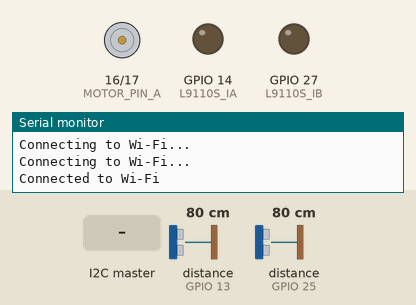
This sketch was run on a simulated ESP32. Parts: motor-driver pin pairs drawn as motors (green arrow = first pin HIGH = forward, orange = second pin HIGH = backward, longer = more drive), output pins drawn as LEDs (lit = HIGH), the last lines printed to the serial monitor. The test bench sets the inputs (shaded band); at power-on: distance to the obstacle (sensors on GPIO 13, GPIO 25) 80 cm. The echo pulse lasts 58.3 µs per cm; WiFi joins after 1.5 s; servers stay silent unless stated; uploads are accepted with an empty reply; pins used as bus, display or sensor lines are not drawn.

Above: at 3.2 s.
3.3 s: the I2C master sends the byte 1
At 4.0 s:
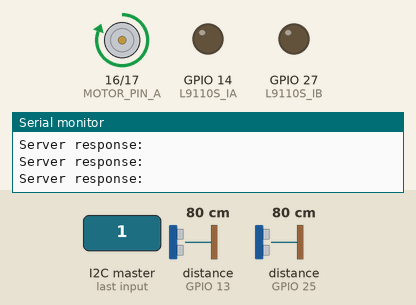
5.0 s: distance to the obstacle (sensor on GPIO 13) set to 18 cm
6.5 s: distance to the obstacle (sensor on GPIO 13) set to 15 cm
At 7.4 s:
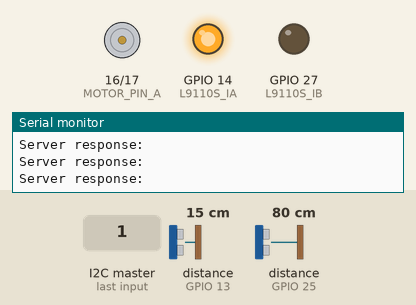
Timing chart, 0 to 13.4 s (numbered marks = the images above; inputs shaded):
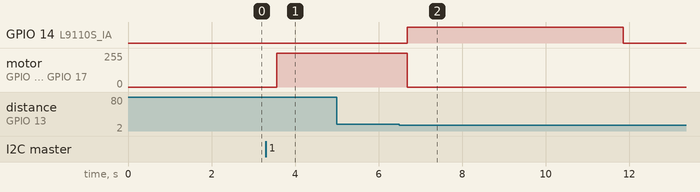

The sketch:

ProjectEspSlaveDBWaterpump1.ino
```cpp
#include <Wire.h>       //ESP 통신
#include <Arduino.h>    //아두이노 코드
#include <WiFi.h>       //Wifi 통신
#include <HTTPClient.h> //HTTP

#define MOTOR_PIN_A 16 //컨베이어벨트 motor
#define MOTOR_PIN_B 17 //컨베이어벨트 motor
#define I2C_ADDRESS 0x08
#define TRIGGER_PIN_1 12 //초음파 송신
#define ECHO_PIN_1 13    //초음파 수신
#define TRIGGER_PIN_2 26 //초음파 송신
#define ECHO_PIN_2 25    //초음파 수신
#define DELAY_STOP_MOTOR 10000 //motor 정지 dela설정
#define DELAY_WATER_PUMP 5000
#define DISTANCE_THRESHOLD 16.5 //초음파센서 감지거리
#define L9110S_IA 14 // waterpump; 바뀐 부분: L9110S IA 핀 번호
#define L9110S_IB 27 // waterpump; 바뀐 부분: L9110S IB 핀 번호

byte uid[4];
bool rfidDetected = false;
unsigned long rfidDetectedTime = 0;
unsigned long stopTime = 0;
bool motorStopped = false;
bool secondSensorReached = false;
bool waterPumpActivated = false;
unsigned long waterPumpActivatedTime = 0;

const char* SSID = "박지균의 iPhone"; //핫스팟 Wifi ID
const char* PASSWORD = "qwertyuiop"; //핫스팟 Wifi PW

void setup() {
  pinMode(MOTOR_PIN_A, OUTPUT);
  pinMode(MOTOR_PIN_B, OUTPUT);
  pinMode(TRIGGER_PIN_1, OUTPUT);
  pinMode(ECHO_PIN_1, INPUT);
  pinMode(TRIGGER_PIN_2, OUTPUT);
  pinMode(ECHO_PIN_2, INPUT);
  pinMode(L9110S_IA, OUTPUT); // 바뀐 부분: L9110S IA 핀 설정
  pinMode(L9110S_IB, OUTPUT); // 바뀐 부분: L9110S IB 핀 설정
  Wire.begin(I2C_ADDRESS);
  Wire.onReceive(receiveEvent);
  Serial.begin(115200); //Serial 통신 115200;
  connectToWifi();
}

void loop() {
  if (rfidDetected) {
    sendDataToDatabase(uid);
    float distance1 = getDistance(TRIGGER_PIN_1, ECHO_PIN_1);
    float distance2 = getDistance(TRIGGER_PIN_2, ECHO_PIN_2);

    if (!motorStopped && !secondSensorReached && distance1 <= DISTANCE_THRESHOLD) {
      // 첫 번째 센서에 물체가 가까이 있으면 10초 동안 컨베이어벨트 모터를 멈춤
      stopMotor();
      motorStopped = true;
      stopTime = millis(); //현재 시각을 1000분의 1초 단위로 선언

      // 워터 펌프 모터 작동 (conveyor belt 처럼 핀값을 반대로 설정해야 작동됨.)
      if (!waterPumpActivated) {
          digitalWrite(L9110S_IA, HIGH); // 바뀐 부분: L9110S IA 핀에 HIGH 전송
          digitalWrite(L9110S_IB, LOW); // 바뀐 부분: L9110S IB 핀에 LOW 전송
          waterPumpActivated = true;
          waterPumpActivatedTime = millis();
      }
    } else if (motorStopped && !secondSensorReached && !secondSensorReached) {
      if (millis() - stopTime >= DELAY_STOP_MOTOR){ //현재시각에서 감지했을때 시각까지 10초동안 정지 (DELAY_STOP_MOTOR 참고)
        runMotor(); //작동개시
        motorStopped = false;
      }
      else{
        stopMotor();
      }

      if (waterPumpActivated && millis() - waterPumpActivatedTime >= DELAY_WATER_PUMP) {
        digitalWrite(L9110S_IA, LOW); // 바뀐 부분: L9110S IA 핀에 LOW 전송
        digitalWrite(L9110S_IB, LOW); // 바뀐 부분: L9110S IB 핀에 LOW 전송
        waterPumpActivated = false;
      }
    } else if (!secondSensorReached && distance2 <= 13) { //DISTANCE_THRESHOLD
      // 두 번째 센서에 물체가 가까이 있으면 모터를 멈춤
      stopMotor();
      secondSensorReached = true;
    } else if (!secondSensorReached) {
      // 모터 실행
      runMotor();
      motorStopped = false;
    }
  }
}

void runMotor() {
  // 컨베이어벨트 servo모터 방향설정: A핀과 B핀의 값을 반대로 설정함.
  digitalWrite(MOTOR_PIN_A, HIGH);
  digitalWrite(MOTOR_PIN_B, LOW);
}

void stopMotor() {
  digitalWrite(MOTOR_PIN_A, LOW);
  digitalWrite(MOTOR_PIN_B, LOW);
}

float getDistance(int triggerPin, int echoPin) {
  digitalWrite(triggerPin, LOW);
  delayMicroseconds(2); // delay를 줘야 작동하는데(오류발생 최소화) delay를 최소로 주기 위해 선언
  digitalWrite(triggerPin, HIGH);
  delayMicroseconds(2);
  digitalWrite(triggerPin, LOW);
  float duration = pulseIn(echoPin, HIGH);
  float distance = (duration * 0.0344) / 2; //음속 거리계산
  return distance;
}

// numBytes : RFID 아두이노 고유번호
void receiveEvent(int numBytes) {
  for (int i = 0; i < numBytes; i++) {
    uid[i] = Wire.read();
  }
  rfidDetected = true;
  secondSensorReached = false;
}


//Wifi 연결 확인
void connectToWifi() {
  WiFi.begin(SSID, PASSWORD);
  while (WiFi.status() != WL_CONNECTED) {
    delay(1000);
    Serial.println("Connecting to Wi-Fi...");
  }
  Serial.println("Connected to Wi-Fi");
}


//sizeof ?
//HTTPClient ?
void sendDataToDatabase(byte* uid) {
  char uidHex[9];
  snprintf(uidHex, sizeof(uidHex), "%02X%02X%02X%02X", uid[0], uid[1], uid[2], uid[3]);
  HTTPClient http;
  http.begin("http://172.31.98.241:5080/rfid-data");
  http.addHeader("Content-Type", "application/x-www-form-urlencoded");
  String requestData = String("uid=") + uidHex;
  int responseCode = http.POST(requestData);
  if (responseCode > 0) { //RFID가 서버에 전송됐으면
    String response = http.getString(); //전송 성공
    Serial.print("Server response: ");
    Serial.println(response);
  } else { //전송이 안되면
    Serial.print("Error sending data to server. HTTP error: ");
    Serial.println(responseCode);
  }
  http.end();
}
```

Measured:
- the behaviour switches between 17 and 16 cm on distance to the obstacle (sensor on GPIO 13) (found by bisection; images 1 and 2)
- after the input at 3.3 s, motor on GPIO 16 (MOTOR_PIN_A) / GPIO 17 (MOTOR_PIN_B): stopped → forward 255/255 after 0.26 s
- after the input at 6.5 s, GPIO 14 (L9110S_IA): LOW → HIGH after 0.19 s, → LOW 5.2 s later; motor on GPIO 16 (MOTOR_PIN_A) / GPIO 17 (MOTOR_PIN_B): forward 255/255 → stopped after 0.19 s
